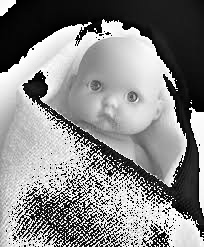
#> input picture Hyperthermic/Train/hyperthermic_0_v2.jpg, 204 x 247 px
$ python train_model.py
#> lines starting #> are read from the running program, lines starting #| are printed output that depends on the picture
    # ====================================================================
# THERMACARE AI - THERMAL IMAGE CLASSIFICATION MODEL
# ====================================================================
# This script trains a machine learning model to classify thermal images into:
# - Hyperthermic (fever/high temperature)
# - Hypothermic (low temperature/cooling)
# - Normal (healthy temperature)
#
# The model uses a combination of color and texture features extracted from images.
# ====================================================================

# Import necessary libraries for image processing and machine learning
import cv2                                    # OpenCV for image reading and processing
import numpy as np                            # Numerical operations on arrays
import os                                     # File and directory operations
import joblib                                 # For saving/loading trained models
from skimage.feature import local_binary_pattern  # Texture feature extraction
from sklearn.ensemble import RandomForestClassifier  # Machine learning classifier
from sklearn.metrics import classification_report, confusion_matrix, precision_recall_fscore_support, roc_curve, auc # Model evaluation
from sklearn.preprocessing import label_binarize # For ROC curve
from itertools import cycle                   # For plotting colors
import matplotlib.pyplot as plt               # Plotting and visualization
import seaborn as sns                         # Enhanced statistical plotting
import pandas as pd                            # Data manipulation and analysis

# ====================================================================
# FEATURE EXTRACTION FUNCTION
# ====================================================================
def extract_features(image_path):
    """
    Extracts a combined feature vector from thermal images using:
    1. HSV Color Histograms (for color/temperature information)
    2. Local Binary Pattern (LBP) features (for texture information)
    """
    try:
        image = cv2.imread(image_path)
#> image is the input picture: shape (247, 204, 3); min 0, max 255, mean 136.1
        if image is None: return None
        hsv_image = cv2.cvtColor(image, cv2.COLOR_BGR2HSV)
#> hsv_image: shape (247, 204, 3); mean H, S, V 0, 0, 136.1
        h_hist = cv2.calcHist([hsv_image], [0], None, [16], [0, 180])
#> h_hist = [50388, 0, 0, 0, 0, 0, 0, 0, 0, 0, 0, 0, 0, 0, 0, 0]
        s_hist = cv2.calcHist([hsv_image], [1], None, [16], [0, 256])
#> s_hist has the same summary as h_hist
        v_hist = cv2.calcHist([hsv_image], [2], None, [16], [0, 256])
#> v_hist = [10106, 7291, 1527, 77, 18, 53, 293, 565, 1635, 1985, 2269, 2545, 2891, 4259, 6498, 8376]
        cv2.normalize(h_hist, h_hist)
        cv2.normalize(s_hist, s_hist)
        cv2.normalize(v_hist, v_hist)
        gray_image = cv2.cvtColor(image, cv2.COLOR_BGR2GRAY)
        lbp = local_binary_pattern(gray_image, P=8, R=1, method="uniform")
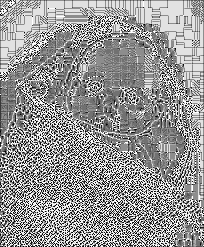
#> lbp: shape (247, 204) float64; min 0, max 9, mean 5.28; drawn with min black and max white
        (lbp_hist, _) = np.histogram(lbp.ravel(), bins=np.arange(0, 11), range=(0, 10))
#> lbp_hist = [3912, 3815, 1564, 3996, 5949, 7697, 2713, 4254, 9636, 6852]
        lbp_hist = lbp_hist.astype("float")
        lbp_hist /= (lbp_hist.sum() + 1e-6)
#> lbp_hist = [0.0776, 0.0757, 0.031, 0.0793, 0.118, 0.153, 0.0538, 0.0844, 0.191, 0.136]
        return np.concatenate([
            h_hist.flatten(), s_hist.flatten(), v_hist.flatten(), lbp_hist
        ])
    except Exception as e:
        print(f"Error processing {image_path}: {e}")
        return None

# ====================================================================
# DATASET LOADING FUNCTION
# ====================================================================
def load_dataset(base_path, dataset_type):
    """
    Loads images and their corresponding labels from the structured folder system.
    """
    features = []
    labels = []
    categories = ['Hyperthermic', 'Hypothermic', 'Normal']
    for category in categories:
        folder_path = os.path.join(base_path, category, dataset_type)
        if not os.path.isdir(folder_path):
            print(f"Warning: Folder not found {folder_path}")
            continue
        print(f"Processing {category} {dataset_type} images from {folder_path}")
        for filename in os.listdir(folder_path):
            image_path = os.path.join(folder_path, filename)
            feature_vector = extract_features(image_path)
#> feature_vector = 58 values, max 1 at index 0, min 0 at index 1, mean 0.101
            if feature_vector is not None:
                features.append(feature_vector)
                labels.append(category)
    print(f"Loaded {len(features)} images from {dataset_type} set")
#| Loaded 3 images from Train set
    return np.array(features), np.array(labels)

# ====================================================================
# MAIN EXECUTION BLOCK
# ====================================================================
if __name__ == "__main__":
    print("=" * 60)
    print("THERMACARE AI - THERMAL IMAGE CLASSIFICATION")
    print("=" * 60)

    base_dataset_path = '.'

    print("Loading datasets...")
    print("-" * 40)
    X_train, y_train = load_dataset(base_dataset_path, 'Train')
    X_test, y_test = load_dataset(base_dataset_path, 'Test')
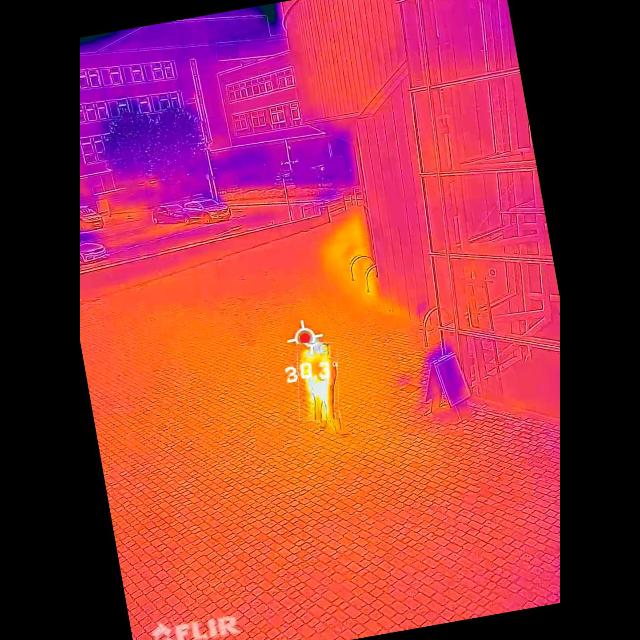
#> input picture Hyperthermic/Test/20210805T163512_MP4-63_jpg.rf.f528a14e3f76c4807bf7f9ce8d10b382.jpg, 640 x 640 px
#> in extract_features, image is the input picture: shape (640, 640, 3); mean B, G, R 59.2, 51, 156.9
#> in extract_features (call 4), `hsv_image = cv2.cvtColor(image, cv2.COLOR_BGR2HSV)`: hsv_image: shape (640, 640, 3); mean H, S, V 58.5, 148.3, 160.3
#> in extract_features (call 4), `h_hist = cv2.calcHist([hsv_image], [0], None, [16], [0, 180])`: h_hist = [230921, 36012, 1274, 156, 139, 1982, 229, 168, 311, 400, 1282, 3336, 21334, 14945, 19667, 77444]
#> in extract_features (call 4), `s_hist = cv2.calcHist([hsv_image], [1], None, [16], [0, 256])`: s_hist = [116821, 218, 151, 188, 349, 482, 510, 1127, 2488, 7056, 23081, 58877, 64704, 40474, 32595, 60479]
#> in extract_features (call 4), `v_hist = cv2.calcHist([hsv_image], [2], None, [16], [0, 256])`: v_hist = [123912, 1265, 508, 318, 216, 187, 169, 211, 598, 2591, 7959, 24614, 18841, 24629, 51011, 152571]
#> in extract_features (call 4), `gray_image = cv2.cvtColor(image, cv2.COLOR_BGR2GRAY)`:
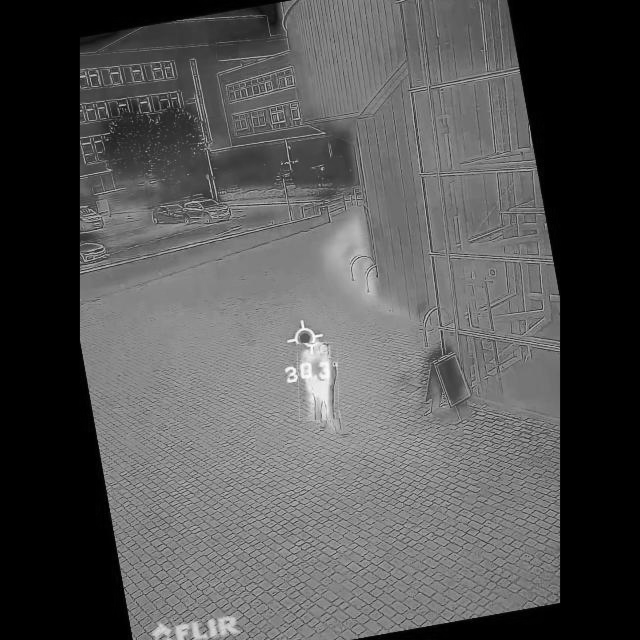
#> gray_image: shape (640, 640); min 0, max 254, mean 83.6
#> in extract_features (call 4), `lbp = local_binary_pattern(gray_image, P=8, R=1, method="uniform")`:
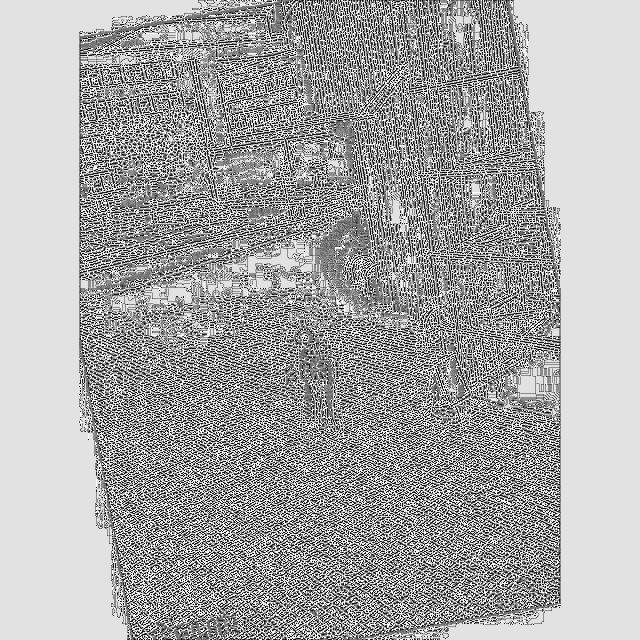
#> lbp: shape (640, 640) float64; min 0, max 9, mean 5.92; drawn with min black and max white
#> in extract_features (call 4), `(lbp_hist, _) = np.histogram(lbp.ravel(), bins=np.arange(0, 11), range..`: lbp_hist = [23642, 38206, 10470, 19238, 33571, 26598, 15018, 38236, 156941, 47680]
#> in extract_features (call 4), `lbp_hist /= (lbp_hist.sum() + 1e-6)`: lbp_hist = [0.0577, 0.0933, 0.0256, 0.047, 0.082, 0.0649, 0.0367, 0.0933, 0.383, 0.116]
#| Loaded 3 images from Test set
    X_val, y_val = load_dataset(base_dataset_path, 'Validation')

    if len(X_train) == 0:
        print("❌ ERROR: No training data found!")
        exit(1)

    print(f"\n📊 Dataset Statistics:")
    print(f"   Training images: {len(X_train)}")
#|    Training images: 3
    print(f"   Testing images: {len(X_test)}")
#|    Testing images: 3
    print(f"   Validation images: {len(X_val)}")
    print(f"   Features per image: {X_train.shape[1] if len(X_train) > 0 else 0}")
#|    Features per image: 58

    print("\n" + "=" * 50)
    print("🚀 STARTING MODEL TRAINING")
    print("=" * 50)

    model = RandomForestClassifier(
        n_estimators=100,
        random_state=42,
        class_weight='balanced'
    )

    print("🔄 Training Random Forest model...")
    model.fit(X_train, y_train)
    print("✅ Model training complete!")

    print("\n" + "=" * 50)
    print("📈 EVALUATING MODEL PERFORMANCE")
    print("=" * 50)

    print("🔍 Testing model on test dataset...")
    predictions = model.predict(X_test)
    target_names = ['Hyperthermic', 'Hypothermic', 'Normal']

    print("\n📋 Detailed Classification Report:")
    print(classification_report(y_test, predictions, target_names=target_names, zero_division=0))
#|               precision    recall  f1-score   support
#| Hyperthermic       0.33      1.00      0.50         1
#|  Hypothermic       0.00      0.00      0.00         1
#|       Normal       0.00      0.00      0.00         1
#|     accuracy                           0.33         3
#|    macro avg       0.11      0.33      0.17         3
#| weighted avg       0.11      0.33      0.17         3

    # ================================================================
    # STEP 4: GENERATE VISUALIZATION PLOTS
    # ================================================================
    print("\n" + "=" * 50)
    print("📊 GENERATING 5 VISUALIZATION PLOTS")
    print("=" * 50)

    # --- PLOT 1: CONFUSION MATRIX ---
    print("🎨 Creating plot 1/5: Confusion Matrix...")
    cm = confusion_matrix(y_test, predictions, labels=target_names)
#> cm = [[1, 0, 0], [1, 0, 0], [1, 0, 0]]
    plt.figure(figsize=(8, 6))
    sns.heatmap(cm, annot=True, fmt='d', cmap='Blues', xticklabels=target_names, yticklabels=target_names)
    plt.title('Confusion Matrix - Performance on Test Set', fontsize=14, fontweight='bold')
    plt.xlabel('Predicted Class', fontsize=12)
    plt.ylabel('True Class', fontsize=12)
    plt.tight_layout()
    plt.savefig('1_confusion_matrix.png', dpi=300, bbox_inches='tight')
    plt.close()
    print("✅ Saved '1_confusion_matrix.png'")

    # --- PLOT 2: CLASS-WISE METRICS BAR CHART ---
    print("📊 Creating plot 2/5: Class-wise Metrics Chart...")
    precision, recall, f1, _ = precision_recall_fscore_support(y_test, predictions, labels=target_names, zero_division=0)
#> precision = [0.333, 0, 0]; recall = [1, 0, 0]; f1 = [0.5, 0, 0]
    metrics = {'Precision': precision, 'Recall': recall, 'F1-Score': f1}
#> metrics = {'Precision': [0.333, 0, 0], 'Recall': [1, 0, 0], 'F1-Score': [0.5, 0, 0]}
    x = np.arange(len(target_names))
    width = 0.25
    plt.figure(figsize=(10, 6))
    for i, (metric_name, values) in enumerate(metrics.items()):
        offset = (i - 1) * width
        plt.bar(x + offset, values, width, label=metric_name, alpha=0.8)
#> this loop made 3 passes
#> (metric_name, values, offset) on passes 1 to 3: ('Precision', [0.333, 0, 0], -0.25), ('Recall', [1, 0, 0], 0), ('F1-Score', [0.5, 0, 0], 0.25)
    plt.xlabel('Thermal Condition Classes', fontsize=12)
    plt.ylabel('Performance Score (0-1)', fontsize=12)
    plt.title('Model Performance Metrics by Class', fontsize=14, fontweight='bold')
    plt.xticks(x, target_names)
    plt.ylim(0, 1.05)
    plt.legend()
    plt.grid(axis='y', alpha=0.3)
    plt.tight_layout()
    plt.savefig('2_classwise_metrics.png', dpi=300, bbox_inches='tight')
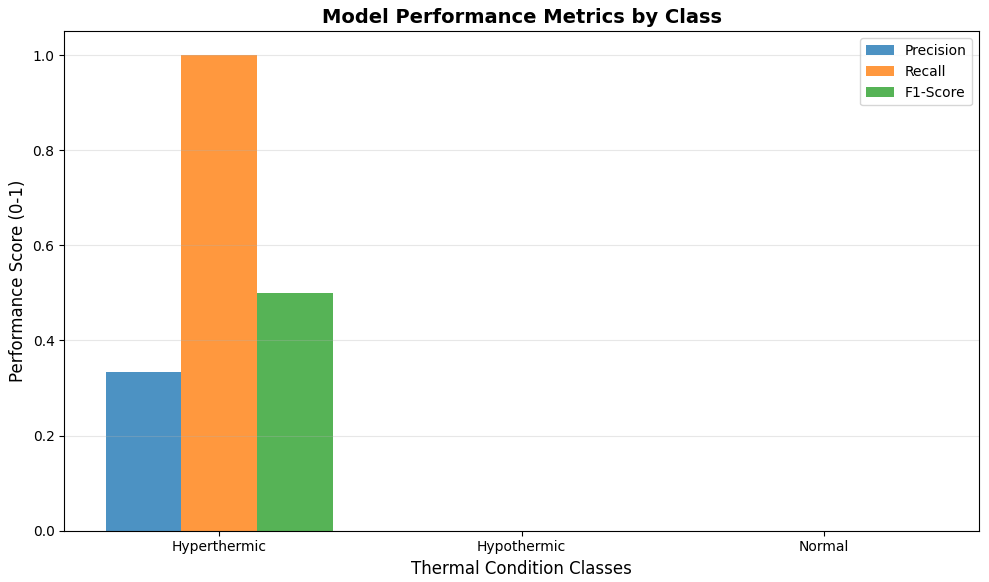
#> figure drawn by matplotlib, 1 panel; tallest bar 0.333 high, from x = -0.375 to -0.125; tallest bar 1 high, from x = -0.125 to 0.125; tallest bar 0.5 high, from x = 0.125 to 0.375
    plt.close()
    print("✅ Saved '2_classwise_metrics.png'")

    # --- PLOT 3: ROC CURVES ---
    print("📈 Creating plot 3/5: ROC Curves...")
    y_train_bin = label_binarize(y_train, classes=target_names)
#> y_train_bin = [[1, 0, 0], [0, 1, 0], [0, 0, 1]]
    y_test_bin = label_binarize(y_test, classes=target_names)
#> y_test_bin = [[1, 0, 0], [0, 1, 0], [0, 0, 1]]
    n_classes = y_train_bin.shape[1]
#> n_classes = 3
    y_score = model.predict_proba(X_test)
#> y_score = [[0.377, 0.313, 0.31], [0.377, 0.313, 0.31], [0.377, 0.313, 0.31]]
    fpr, tpr, roc_auc = dict(), dict(), dict()
    for i in range(n_classes):
        fpr[i], tpr[i], _ = roc_curve(y_test_bin[:, i], y_score[:, i])
        roc_auc[i] = auc(fpr[i], tpr[i])
#> after the loop, fpr = {0: [0, 1], 1: [0, 1], 2: [0, 1]}; roc_auc = {0: 0.5, 1: 0.5, 2: 0.5}; tpr = {0: [0, 1], 1: [0, 1], 2: [0, 1]}
    plt.figure(figsize=(8, 6))
    colors = cycle(['red', 'blue', 'green'])
    for i, color in zip(range(n_classes), colors):
        plt.plot(fpr[i], tpr[i], color=color, lw=2, label=f'ROC curve for {target_names[i]} (area = {roc_auc[i]:0.2f})')
    plt.plot([0, 1], [0, 1], 'k--', lw=2)
    plt.xlim([0.0, 1.0]); plt.ylim([0.0, 1.05])
    plt.xlabel('False Positive Rate', fontsize=12)
    plt.ylabel('True Positive Rate', fontsize=12)
    plt.title('Receiver Operating Characteristic (ROC) Curves', fontsize=14, fontweight='bold')
    plt.legend(loc="lower right")
    plt.grid(alpha=0.3)
    plt.tight_layout()
    plt.savefig('3_roc_curves.png', dpi=300, bbox_inches='tight')
    plt.close()
    print("✅ Saved '3_roc_curves.png'")

    # --- PLOT 4: FEATURE IMPORTANCE ---
    print("💡 Creating plot 4/5: Top 20 Feature Importances...")
    importances = model.feature_importances_
    feature_names = [f'H_{i}' for i in range(16)] + [f'S_{i}' for i in range(16)] + [f'V_{i}' for i in range(16)] + [f'LBP_{i}' for i in range(10)]
    forest_importances = pd.Series(importances, index=feature_names).sort_values(ascending=False)
    top_20_importances = forest_importances.head(20)
    plt.figure(figsize=(10, 7))
    sns.barplot(x=top_20_importances, y=top_20_importances.index, palette='viridis')
    plt.xlabel('Importance Score', fontsize=12)
    plt.ylabel('Features', fontsize=12)
    plt.title('Top 20 Most Important Features', fontsize=14, fontweight='bold')
    plt.tight_layout()
    plt.savefig('4_feature_importance.png', dpi=300, bbox_inches='tight')
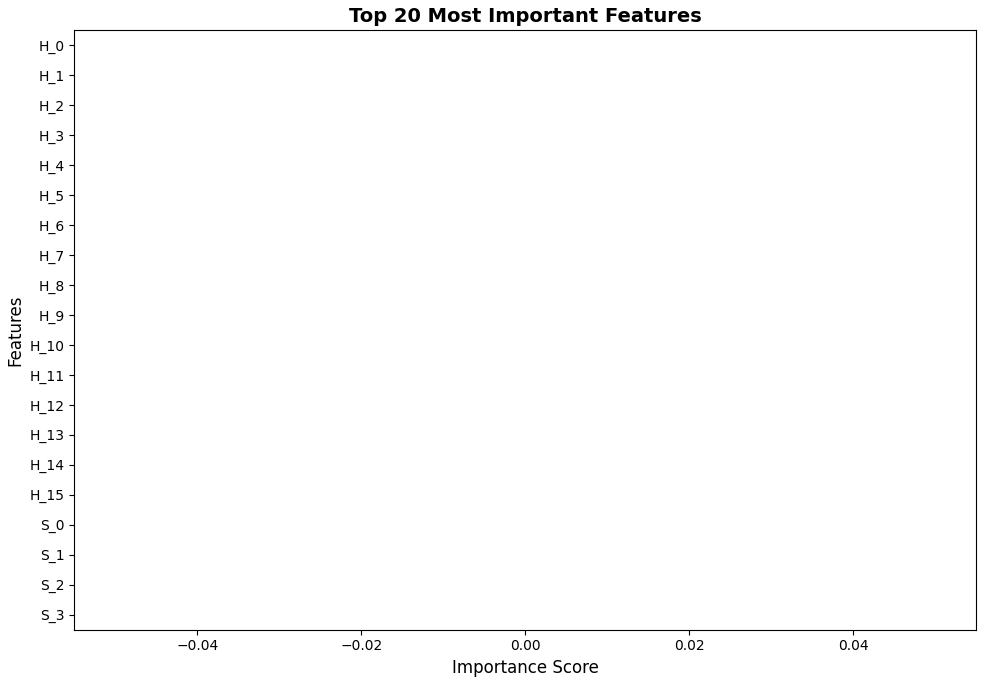
#> figure drawn by matplotlib, 1 panel
    plt.close()
    print("✅ Saved '4_feature_importance.png'")

    # --- PLOT 5: CLASS DISTRIBUTION PIE CHART ---
    print("🍰 Creating plot 5/5: Training Data Distribution...")
    unique, counts = np.unique(y_train, return_counts=True)
#> counts = [1, 1, 1]
    class_distribution = dict(zip(unique, counts))
#> class_distribution = {'Hyperthermic': 1, 'Hypothermic': 1, 'Normal': 1}
    plt.figure(figsize=(8, 6))
    plt.pie(class_distribution.values(), labels=class_distribution.keys(), autopct='%1.1f%%', startangle=140, colors=sns.color_palette('pastel'))
    plt.title('Training Set Class Distribution', fontsize=14, fontweight='bold')
    plt.axis('equal')
    plt.tight_layout()
    plt.savefig('5_class_distribution.png', dpi=300, bbox_inches='tight')
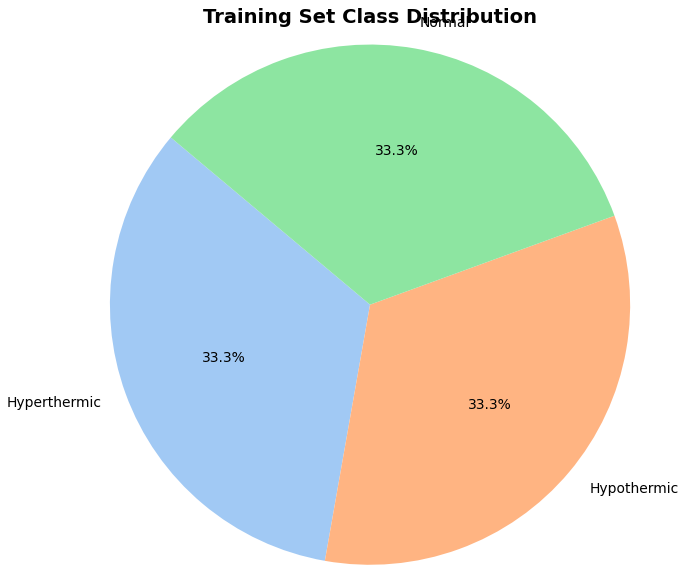
#> figure drawn by matplotlib, 1 panel
    plt.close()
    print("✅ Saved '5_class_distribution.png'")

    print("\n" + "=" * 50)
    print("🔬 FINAL MODEL VALIDATION")
    print("=" * 50)
    if len(X_val) > 0:
        print("🧪 Testing on validation set...")
        val_accuracy = model.score(X_val, y_val)
        print(f"🎯 Final validation accuracy: {val_accuracy * 100:.2f}%")
    else:
        print("⚠️  No validation data available")

    print("\n" + "=" * 50)
    print("💾 SAVING TRAINED MODEL")
    print("=" * 50)
    model_filename = 'thermo_model.joblib'
    joblib.dump(model, model_filename)
    print(f"✅ Model saved as '{model_filename}'")

    print("\n" + "=" * 60)
    print("🎉 TRAINING COMPLETE - SUMMARY")
    print("=" * 60)
    print(f"📁 Files generated:")
    print(f"   • {model_filename}\n   • 1_confusion_matrix.png\n   • 2_classwise_metrics.png\n   • 3_roc_curves.png\n   • 4_feature_importance.png\n   • 5_class_distribution.png")
    print(f"\n🧠 Model details:")
    print(f"   • Algorithm: Random Forest Classifier")
    print(f"   • Features: {X_train.shape[1]} per image (HSV + LBP)")
#|    • Features: 58 per image (HSV + LBP)
    print(f"\n🚀 Ready for deployment!")
    print("=" * 60)
